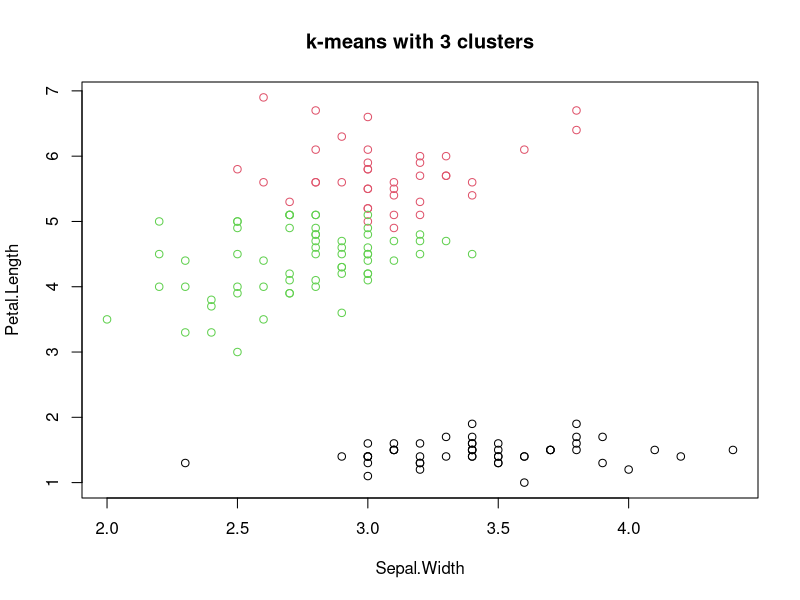
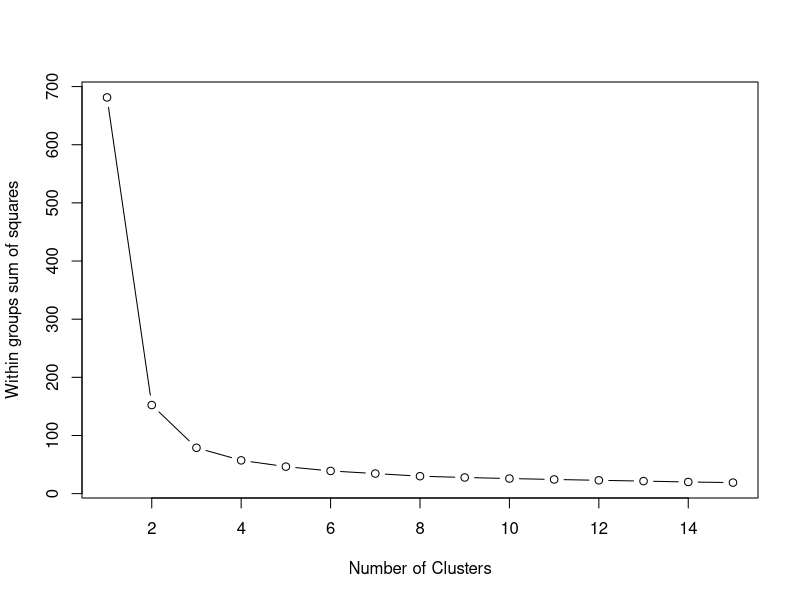

Recreate these plots in R, in order.
# Script ini digunakan sebagai bahan pengajaran Unsupervised Learning Sesi 1
# Author: Bernardus Ari Kuncoro 
# Tanggal 4 Mei 2018

# Sumber1: https://rpubs.com/williamsurles/310847 
# Sumber2: https://campus.datacamp.com/courses/unsupervised-learning-in-r/ 

#loading iris database
x <- iris

# Create the k-means model: km.out
km.out <- kmeans(iris[,1:4], center=3, nstart=50)

# Inspect the result
summary(km.out)

# Print the cluster membership component of the model
print(km.out$cluster)

# Print the km.out object
print(km.out)

# Scatter plot of x
plot(x[,2:3], col = km.out$cluster,
     main = "k-means with 3 clusters")

# Determine Number of Clusters
# Initialize total within sum of squares error: wss
wss <- 0

# For 1 to 15 cluster centers
for (i in 1:15) {
  km.out <- kmeans(x[,1:4], centers = i, nstart = 20)
  # Save total within sum of squares to wss variable
  wss[i] <- km.out$tot.withinss
}

# Plot total within sum of squares vs. number of clusters
plot(1:15, wss, type = "b", 
     xlab = "Number of Clusters", 
     ylab = "Within groups sum of squares")


